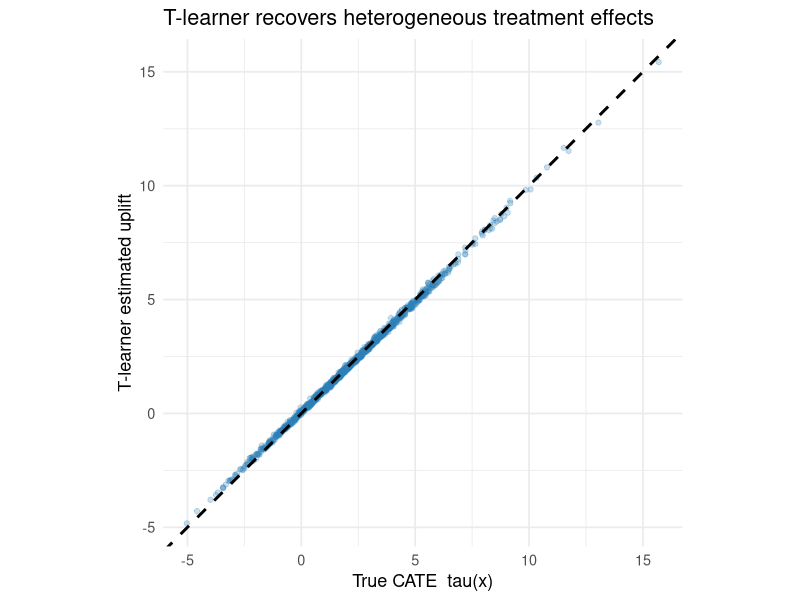

Here is the R script that generated this plot:
## ---- chunk 1
.libPaths(c("C:/Users/miken/R/library-4.4", .libPaths()))
set.seed(42)

# ---- Data-generating process with KNOWN treatment effect ----
n  <- 4000
p  <- 5
X  <- matrix(rnorm(n * p), n, p)
colnames(X) <- paste0("x", 1:p)

# True CATE: heterogeneous, depends on x1 (linear) and x2 (quadratic)
tau_true <- function(X) 1 + 2 * X[, 1] + X[, 2]^2

# Baseline (control) response surface, nonlinear in several covariates
baseline <- function(X) 2 + X[, 1] + 0.5 * X[, 3] - X[, 4] + sin(X[, 5])

# Randomized treatment => unconfoundedness holds by design
W  <- rbinom(n, 1, 0.5)

# Observed outcome = baseline + W * tau(X) + noise
mu0   <- baseline(X)
mu1   <- baseline(X) + tau_true(X)
y     <- mu0 + W * tau_true(X) + rnorm(n, sd = 1)

dat <- data.frame(y = y, W = W, X)

# ---- Train / test split ----
idx_tr <- sample(seq_len(n), size = 0.7 * n)
tr <- dat[idx_tr, ]
te <- dat[-idx_tr, ]

# ---- T-learner: one model per arm ----
# Base learner = OLS with the quadratic term the true effect needs.
form <- y ~ x1 + x2 + I(x2^2) + x3 + x4 + sin(x5)
m1 <- lm(form, data = tr[tr$W == 1, ])   # treated model  -> mu1(x)
m0 <- lm(form, data = tr[tr$W == 0, ])   # control model  -> mu0(x)

# CATE estimate = difference of the two response-surface predictions
tau_hat <- predict(m1, newdata = te) - predict(m0, newdata = te)

# Ground-truth CATE on the test set
tau_te  <- tau_true(as.matrix(te[, paste0("x", 1:p)]))

# ---- Accuracy of the per-unit uplift estimate ----
rmse <- sqrt(mean((tau_hat - tau_te)^2))
bias <- mean(tau_hat - tau_te)
cat(sprintf("True ATE   : %.3f\n", mean(tau_te)))
cat(sprintf("Est. ATE   : %.3f\n", mean(tau_hat)))
cat(sprintf("CATE RMSE  : %.3f\n", rmse))
cat(sprintf("CATE bias  : %.3f\n", bias))

library(ggplot2)
ggdat <- data.frame(true = tau_te, est = tau_hat)
ggplot(ggdat, aes(true, est)) +
  geom_point(alpha = 0.25, colour = "#2c7fb8") +
  geom_abline(slope = 1, intercept = 0, linetype = "dashed", linewidth = 1) +
  labs(x = "True CATE  tau(x)", y = "T-learner estimated uplift",
       title = "T-learner recovers heterogeneous treatment effects") +
  coord_equal() +
  theme_minimal(base_size = 13)
## ---- chunk 2
.libPaths(c("C:/Users/miken/R/library-4.4", .libPaths()))
# Qini-style cumulative gain on the test set, ordered by predicted uplift.
ord <- order(tau_hat, decreasing = TRUE)
te_ord <- te[ord, ]

# Among units we "target" first, compare treated vs control mean outcomes.
n_te <- nrow(te_ord)
frac <- seq(0.05, 1, by = 0.05)
gain <- sapply(frac, function(f) {
  k   <- max(2, floor(f * n_te))
  top <- te_ord[seq_len(k), ]
  yt  <- mean(top$y[top$W == 1])
  yc  <- mean(top$y[top$W == 0])
  k * (yt - yc)            # cumulative incremental outcome
})
qini <- data.frame(frac = frac, gain = gain)
print(head(qini, 4))
